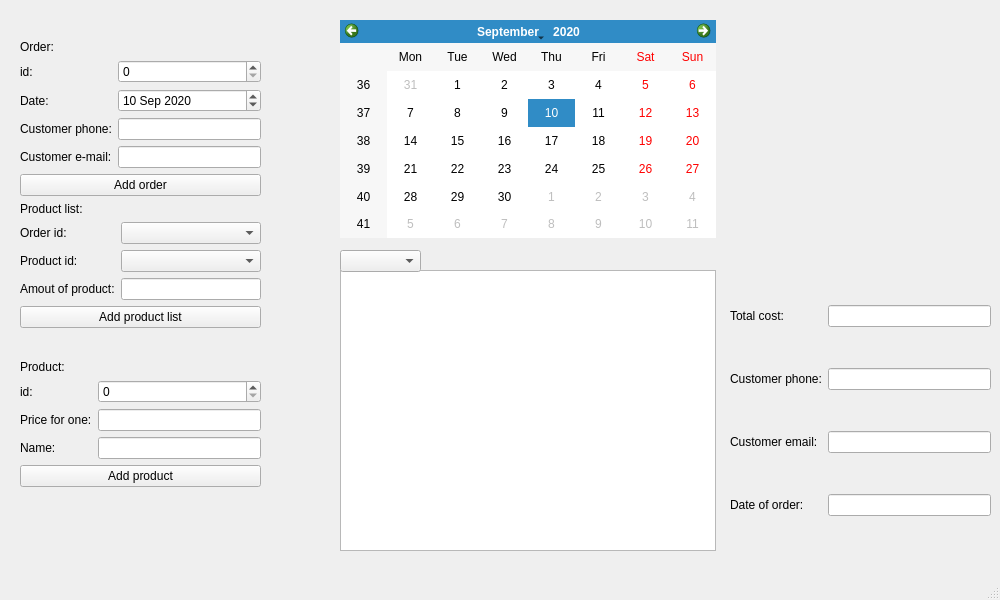
<?xml version="1.0" encoding="UTF-8"?>
<ui version="4.0">
 <class>MainWindow</class>
 <widget class="QMainWindow" name="MainWindow">
  <property name="geometry">
   <rect>
    <x>0</x>
    <y>0</y>
    <width>1000</width>
    <height>600</height>
   </rect>
  </property>
  <property name="windowTitle">
   <string>MainWindow</string>
  </property>
  <widget class="QWidget" name="centralwidget">
   <widget class="QWidget" name="gridLayoutWidget">
    <property name="geometry">
     <rect>
      <x>20</x>
      <y>40</y>
      <width>241</width>
      <height>472</height>
     </rect>
    </property>
    <layout class="QGridLayout" name="gridLayout">
     <item row="1" column="0">
      <layout class="QFormLayout" name="formLayout_2">
       <item row="0" column="0">
        <widget class="QLabel" name="label_6">
         <property name="text">
          <string>Product list:</string>
         </property>
         <property name="buddy">
          <cstring>add_product_list</cstring>
         </property>
        </widget>
       </item>
       <item row="1" column="1">
        <widget class="QComboBox" name="comboBox_order_id"/>
       </item>
       <item row="2" column="1">
        <widget class="QComboBox" name="comboBox_product_id"/>
       </item>
       <item row="3" column="0">
        <widget class="QLabel" name="label_9">
         <property name="text">
          <string>Amout of product:</string>
         </property>
         <property name="buddy">
          <cstring>amount_of_product</cstring>
         </property>
        </widget>
       </item>
       <item row="3" column="1">
        <widget class="QLineEdit" name="amount_of_product">
         <property name="maxLength">
          <number>5</number>
         </property>
         <property name="clearButtonEnabled">
          <bool>true</bool>
         </property>
        </widget>
       </item>
       <item row="4" column="0" colspan="2">
        <widget class="QPushButton" name="add_product_list">
         <property name="text">
          <string>Add product list</string>
         </property>
        </widget>
       </item>
       <item row="2" column="0">
        <widget class="QLabel" name="label_7">
         <property name="text">
          <string>Product id:</string>
         </property>
         <property name="buddy">
          <cstring>comboBox_product_id</cstring>
         </property>
        </widget>
       </item>
       <item row="1" column="0">
        <widget class="QLabel" name="label_8">
         <property name="text">
          <string>Order id:</string>
         </property>
         <property name="buddy">
          <cstring>comboBox_order_id</cstring>
         </property>
        </widget>
       </item>
      </layout>
     </item>
     <item row="0" column="0">
      <layout class="QFormLayout" name="formLayout">
       <item row="0" column="0">
        <widget class="QLabel" name="label">
         <property name="text">
          <string>Order:</string>
         </property>
         <property name="buddy">
          <cstring>add_order</cstring>
         </property>
        </widget>
       </item>
       <item row="1" column="0">
        <widget class="QLabel" name="label_2">
         <property name="text">
          <string>id:</string>
         </property>
         <property name="buddy">
          <cstring>order_id</cstring>
         </property>
        </widget>
       </item>
       <item row="1" column="1">
        <widget class="QSpinBox" name="order_id"/>
       </item>
       <item row="2" column="0">
        <widget class="QLabel" name="label_3">
         <property name="text">
          <string>Date:</string>
         </property>
         <property name="buddy">
          <cstring>date</cstring>
         </property>
        </widget>
       </item>
       <item row="2" column="1">
        <widget class="QDateEdit" name="date">
         <property name="dateTime">
          <datetime>
           <hour>0</hour>
           <minute>0</minute>
           <second>0</second>
           <year>2020</year>
           <month>9</month>
           <day>10</day>
          </datetime>
         </property>
        </widget>
       </item>
       <item row="3" column="0">
        <widget class="QLabel" name="label_4">
         <property name="text">
          <string>Customer phone:</string>
         </property>
         <property name="buddy">
          <cstring>phone</cstring>
         </property>
        </widget>
       </item>
       <item row="3" column="1">
        <widget class="QLineEdit" name="phone">
         <property name="inputMask">
          <string/>
         </property>
         <property name="text">
          <string/>
         </property>
         <property name="maxLength">
          <number>11</number>
         </property>
         <property name="clearButtonEnabled">
          <bool>true</bool>
         </property>
        </widget>
       </item>
       <item row="4" column="0">
        <widget class="QLabel" name="label_5">
         <property name="text">
          <string>Customer e-mail:</string>
         </property>
         <property name="buddy">
          <cstring>email</cstring>
         </property>
        </widget>
       </item>
       <item row="4" column="1">
        <widget class="QLineEdit" name="email">
         <property name="maxLength">
          <number>30</number>
         </property>
         <property name="clearButtonEnabled">
          <bool>true</bool>
         </property>
        </widget>
       </item>
       <item row="5" column="0" colspan="2">
        <widget class="QPushButton" name="add_order">
         <property name="text">
          <string>Add order</string>
         </property>
        </widget>
       </item>
      </layout>
     </item>
     <item row="2" column="0">
      <layout class="QFormLayout" name="formLayout_3">
       <item row="0" column="0">
        <widget class="QLabel" name="label_10">
         <property name="text">
          <string>Product:</string>
         </property>
         <property name="buddy">
          <cstring>add_product</cstring>
         </property>
        </widget>
       </item>
       <item row="1" column="0">
        <widget class="QLabel" name="label_11">
         <property name="text">
          <string>id:</string>
         </property>
         <property name="buddy">
          <cstring>product_id</cstring>
         </property>
        </widget>
       </item>
       <item row="2" column="0">
        <widget class="QLabel" name="label_12">
         <property name="text">
          <string>Price for one:</string>
         </property>
         <property name="buddy">
          <cstring>price_for_one</cstring>
         </property>
        </widget>
       </item>
       <item row="3" column="0">
        <widget class="QLabel" name="label_13">
         <property name="text">
          <string>Name:</string>
         </property>
         <property name="buddy">
          <cstring>name</cstring>
         </property>
        </widget>
       </item>
       <item row="3" column="1">
        <widget class="QLineEdit" name="name">
         <property name="maxLength">
          <number>30</number>
         </property>
         <property name="clearButtonEnabled">
          <bool>true</bool>
         </property>
        </widget>
       </item>
       <item row="4" column="0" colspan="2">
        <widget class="QPushButton" name="add_product">
         <property name="text">
          <string>Add product</string>
         </property>
        </widget>
       </item>
       <item row="1" column="1">
        <widget class="QSpinBox" name="product_id"/>
       </item>
       <item row="2" column="1">
        <widget class="QLineEdit" name="price_for_one">
         <property name="inputMethodHints">
          <set>Qt::ImhDigitsOnly</set>
         </property>
         <property name="maxLength">
          <number>5</number>
         </property>
         <property name="clearButtonEnabled">
          <bool>true</bool>
         </property>
        </widget>
       </item>
      </layout>
     </item>
    </layout>
   </widget>
   <widget class="QCalendarWidget" name="calendar">
    <property name="geometry">
     <rect>
      <x>340</x>
      <y>20</y>
      <width>376</width>
      <height>218</height>
     </rect>
    </property>
    <property name="selectedDate">
     <date>
      <year>2020</year>
      <month>9</month>
      <day>10</day>
     </date>
    </property>
   </widget>
   <widget class="QTableView" name="tableView">
    <property name="geometry">
     <rect>
      <x>340</x>
      <y>270</y>
      <width>376</width>
      <height>281</height>
     </rect>
    </property>
    <property name="editTriggers">
     <set>QAbstractItemView::NoEditTriggers</set>
    </property>
    <property name="sortingEnabled">
     <bool>false</bool>
    </property>
   </widget>
   <widget class="QComboBox" name="comboBox_order_id_2">
    <property name="geometry">
     <rect>
      <x>340</x>
      <y>250</y>
      <width>81</width>
      <height>22</height>
     </rect>
    </property>
   </widget>
   <widget class="QWidget" name="gridLayoutWidget_2">
    <property name="geometry">
     <rect>
      <x>730</x>
      <y>270</y>
      <width>261</width>
      <height>281</height>
     </rect>
    </property>
    <layout class="QGridLayout" name="gridLayout_2">
     <item row="1" column="0">
      <widget class="QLabel" name="label_15">
       <property name="text">
        <string>Customer phone:</string>
       </property>
      </widget>
     </item>
     <item row="0" column="1">
      <widget class="QLineEdit" name="out_total_cost">
       <property name="readOnly">
        <bool>true</bool>
       </property>
      </widget>
     </item>
     <item row="0" column="0">
      <widget class="QLabel" name="label_14">
       <property name="text">
        <string>Total cost:</string>
       </property>
      </widget>
     </item>
     <item row="2" column="1">
      <widget class="QLineEdit" name="out_email">
       <property name="readOnly">
        <bool>true</bool>
       </property>
      </widget>
     </item>
     <item row="1" column="1">
      <widget class="QLineEdit" name="out_phone">
       <property name="readOnly">
        <bool>true</bool>
       </property>
      </widget>
     </item>
     <item row="2" column="0">
      <widget class="QLabel" name="label_16">
       <property name="text">
        <string>Customer email:</string>
       </property>
      </widget>
     </item>
     <item row="3" column="0">
      <widget class="QLabel" name="label_17">
       <property name="text">
        <string>Date of order:</string>
       </property>
      </widget>
     </item>
     <item row="3" column="1">
      <widget class="QLineEdit" name="out_date">
       <property name="readOnly">
        <bool>true</bool>
       </property>
      </widget>
     </item>
    </layout>
   </widget>
  </widget>
  <widget class="QMenuBar" name="menubar">
   <property name="geometry">
    <rect>
     <x>0</x>
     <y>0</y>
     <width>1000</width>
     <height>26</height>
    </rect>
   </property>
  </widget>
  <widget class="QStatusBar" name="statusbar"/>
 </widget>
 <tabstops>
  <tabstop>order_id</tabstop>
  <tabstop>date</tabstop>
  <tabstop>phone</tabstop>
  <tabstop>email</tabstop>
  <tabstop>add_order</tabstop>
  <tabstop>comboBox_order_id</tabstop>
  <tabstop>comboBox_product_id</tabstop>
  <tabstop>amount_of_product</tabstop>
  <tabstop>add_product_list</tabstop>
  <tabstop>product_id</tabstop>
  <tabstop>price_for_one</tabstop>
  <tabstop>name</tabstop>
  <tabstop>add_product</tabstop>
  <tabstop>calendar</tabstop>
 </tabstops>
 <resources/>
 <connections/>
</ui>
